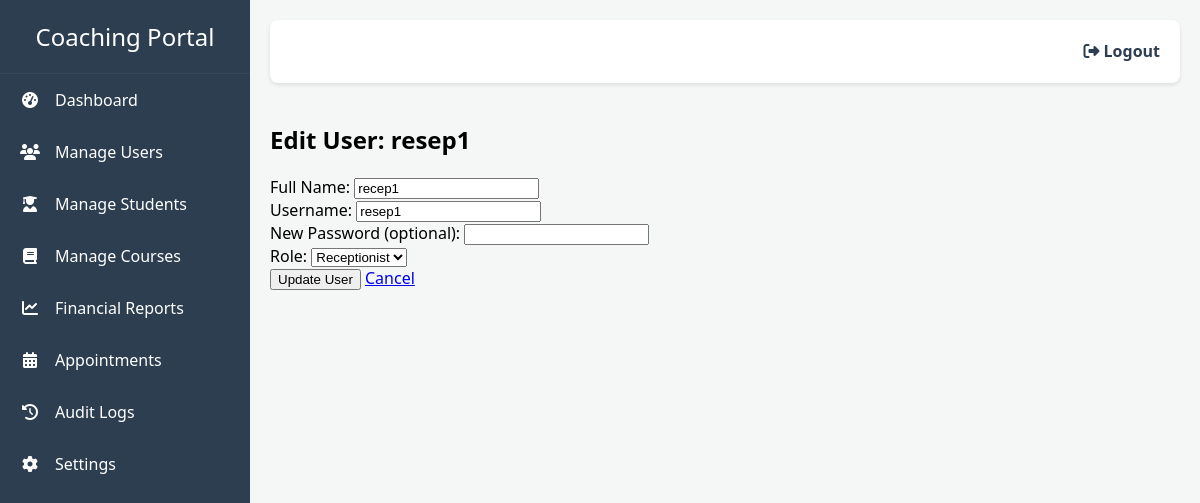
The page /admin_portal/edit_user/5 (signed in) on the database its author committed.
### models.py (models this page shows, shortened)
class User(db.Model, UserMixin):
    id = db.Column(db.Integer, primary_key=True)
    username = db.Column(db.String(20), unique=True, nullable=False)
    password_hash = db.Column(db.String(60), nullable=False)
    role = db.Column(db.String(20), nullable=False)
    is_active = db.Column(db.Boolean, nullable=False, default=True)
    staff_profile = db.relationship('Staff', backref='user', uselist=False)
    receptionist_profile = db.relationship('Receptionist', backref='user', uselist=False)
    def is_active(self):
        return self.is_active

class Receptionist(db.Model):
    id = db.Column(db.Integer, primary_key=True)
    name = db.Column(db.String(100), nullable=False)
    user_id = db.Column(db.Integer, db.ForeignKey('user.id'), unique=True, nullable=False)

### app.py (the view, shortened to what this page needs)
@app.route('/admin_portal/edit_user/<int:user_id>', methods=['GET', 'POST'])
@login_required
def edit_user(user_id):
    if current_user.role != 'admin':
        return redirect(url_for('login'))
    user_to_edit = db.session.get(User, user_id)
    if user_to_edit is None:
        flash("User not found.", 'danger')
        return redirect(url_for('manage_users'))
    return render_template('edit_user.html', user=user_to_edit)

### app.py (called while the page is built)
@login_manager.user_loader
def load_user(user_id):
    return db.session.get(User, int(user_id))

### templates/edit_user.html (shortened to what this page needs)
{% extends "base.html" %}
{% block content %}
<div class="container">
    <h2>Edit User: {{ user.username }}</h2>
    <form method="POST">
        <div class="form-group">
            <label for="name">Full Name:</label>
            <input type="text" id="name" name="name" value="{{ user.staff_profile.name if user.staff_profile else (user.receptionist_profile.name if user.receptionist_profile else '') }}" required>
        </div>
        <div class="form-group">
            <label for="username">Username:</label>
            <input type="text" id="username" name="username" value="{{ user.username }}" required>
        </div>
        <div class="form-group">
            <label for="password">New Password (optional):</label>
            <input type="password" id="password" name="password">
        </div>
        <div class="form-group">
            <label for="role">Role:</label>
            <select id="role" name="role" required>
                <option value="receptionist" {% if user.role == 'receptionist' %}selected{% endif %}>Receptionist</option>
            </select>
        </div>
        <button type="submit">Update User</button>
        <a href="{{ url_for('manage_users') }}" class="button">Cancel</a>
    </form>
</div>
{% endblock %}

### templates/base.html (style rules this page uses)
body { font-family: 'Segoe UI', Tahoma, Geneva, Verdana, sans-serif; margin: 0; background-color: #f4f7f6; display: flex; }

### rows shown on the page
User: username "resep1", role "Receptionist"
Receptionist: name "recep1"
